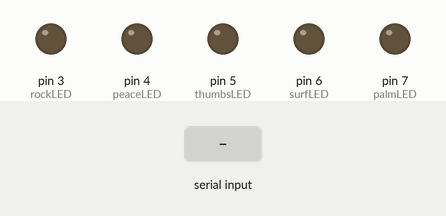
Simulated run of this sketch. Board: Arduino Uno, built with avr-gcc and run on an emulated ATmega328P. Parts: output pins drawn as LEDs (lit = HIGH). The test bench sets the inputs (shaded band).

Above: at 1.2 s.
1.3 s: "1" received over Serial
At 1.9 s:
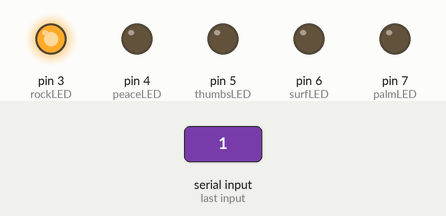
2.8 s: "2" received over Serial
At 4.0 s:
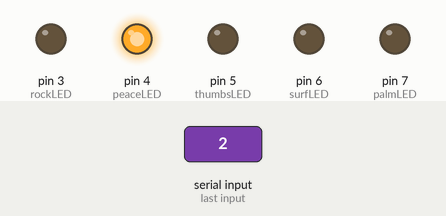
4.3 s: "3" received over Serial
At 5.4 s:
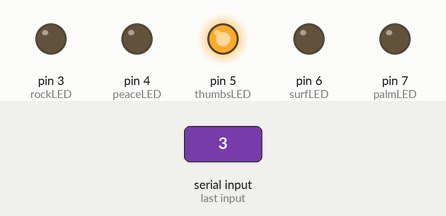
5.8 s: "4" received over Serial
At 6.5 s:
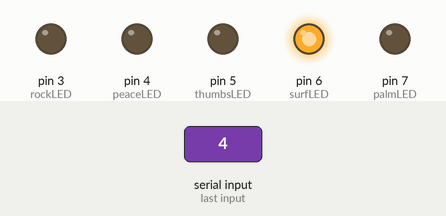
7.3 s: "5" received over Serial
At 7.7 s:
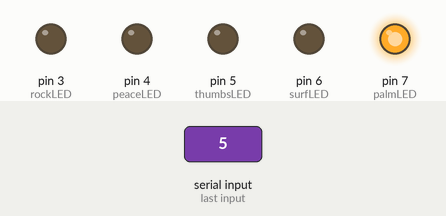
Timing chart, 0 to 9.8 s (numbered marks = the images above; inputs shaded):
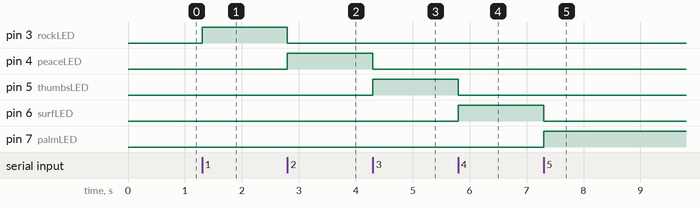

The sketch:

p5_LEDS_1_2_copy_20250304132634.ino
```cpp
const int rockLED = 3;
const int peaceLED = 4;
const int thumbsLED = 5;
const int surfLED = 6;
const int palmLED = 7;

char currentGesture = '0';  // Keeps track of the current gesture

void setup() {
  Serial.begin(9600);

  pinMode(rockLED, OUTPUT);
  pinMode(peaceLED, OUTPUT);
  pinMode(thumbsLED, OUTPUT);
  pinMode(surfLED, OUTPUT);
  pinMode(palmLED, OUTPUT);

  setAllLEDs(LOW);  // Start with all LEDs off
}

void loop() {
  if (Serial.available() > 0) {
    char command = Serial.read();

    // Only update LEDs if the gesture has changed AND it's a valid gesture (1-5)
    if (command != currentGesture && (command >= '1' && command <= '5')) {
      currentGesture = command;
      updateLEDs(currentGesture);
    }
  }
}

void setAllLEDs(int state) {
  digitalWrite(rockLED, state);
  digitalWrite(peaceLED, state);
  digitalWrite(thumbsLED, state);
  digitalWrite(surfLED, state);
  digitalWrite(palmLED, state);
}

void updateLEDs(char gesture) {
  setAllLEDs(LOW);  // Turn all off first

  if (gesture == '1') {
    digitalWrite(rockLED, HIGH);
  } else if (gesture == '2') {
    digitalWrite(peaceLED, HIGH);
  } else if (gesture == '3') {
    digitalWrite(thumbsLED, HIGH);
  } else if (gesture == '4') {
    digitalWrite(surfLED, HIGH);
  } else if (gesture == '5') {
    digitalWrite(palmLED, HIGH);
  }
}
```

Measured:
- after the input at 1.3 s, pin 3 (rockLED): LOW → HIGH at once
- after the input at 2.8 s, pin 3 (rockLED): HIGH → LOW at once; pin 4 (peaceLED): LOW → HIGH at once
- after the input at 4.3 s, pin 4 (peaceLED): HIGH → LOW at once; pin 5 (thumbsLED): LOW → HIGH at once
- after the input at 5.8 s, pin 5 (thumbsLED): HIGH → LOW at once; pin 6 (surfLED): LOW → HIGH at once
- after the input at 7.3 s, pin 6 (surfLED): HIGH → LOW at once; pin 7 (palmLED): LOW → HIGH at once
